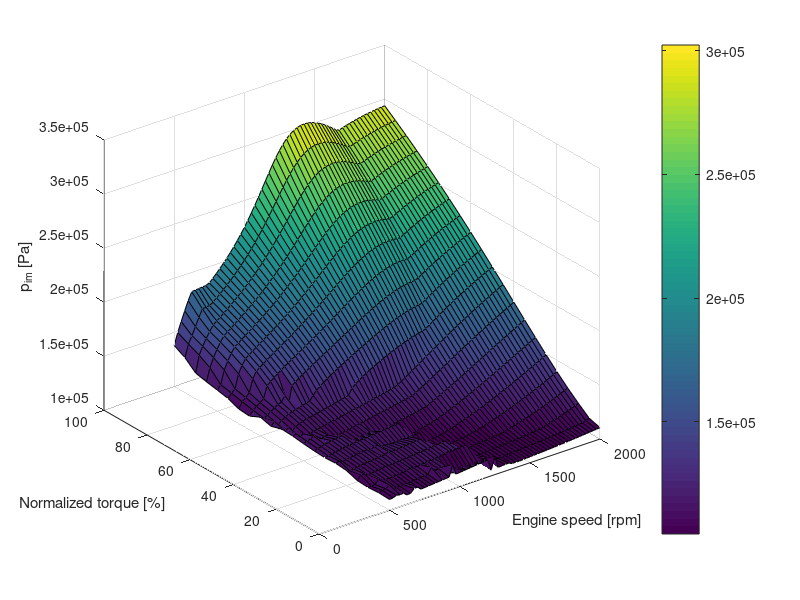
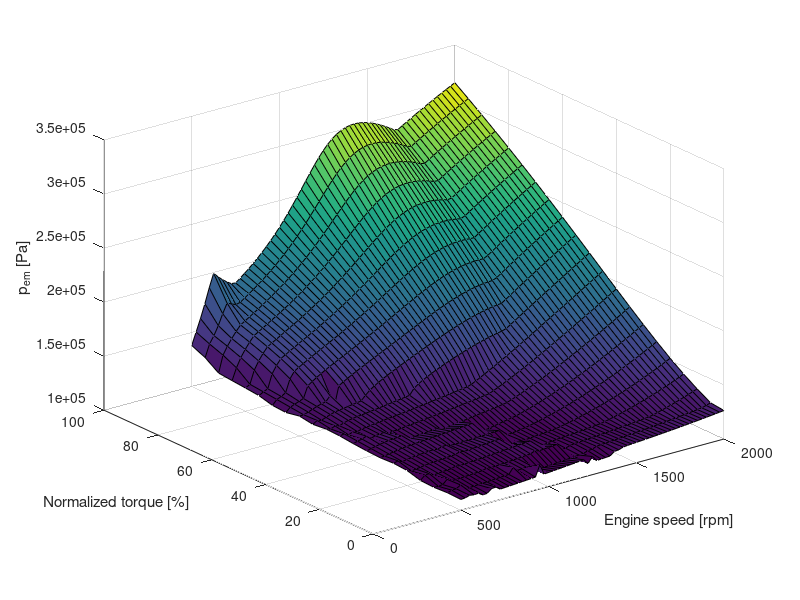
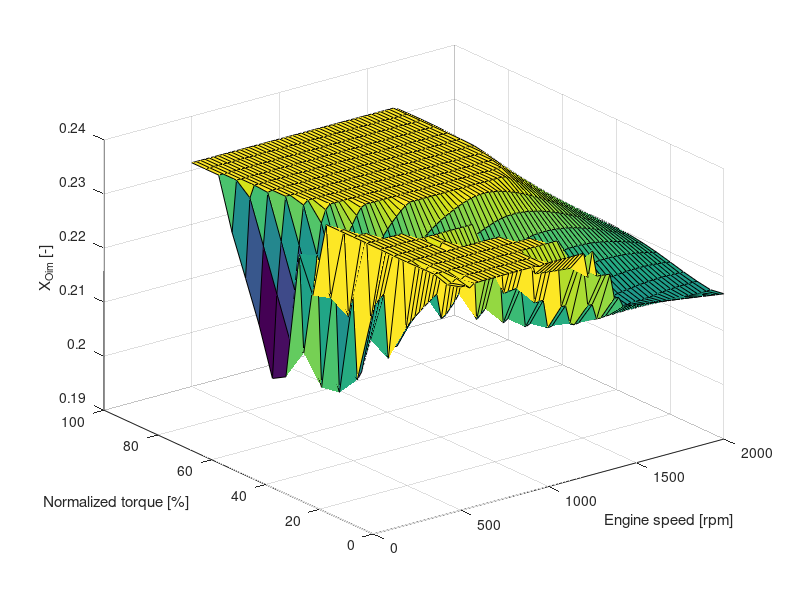
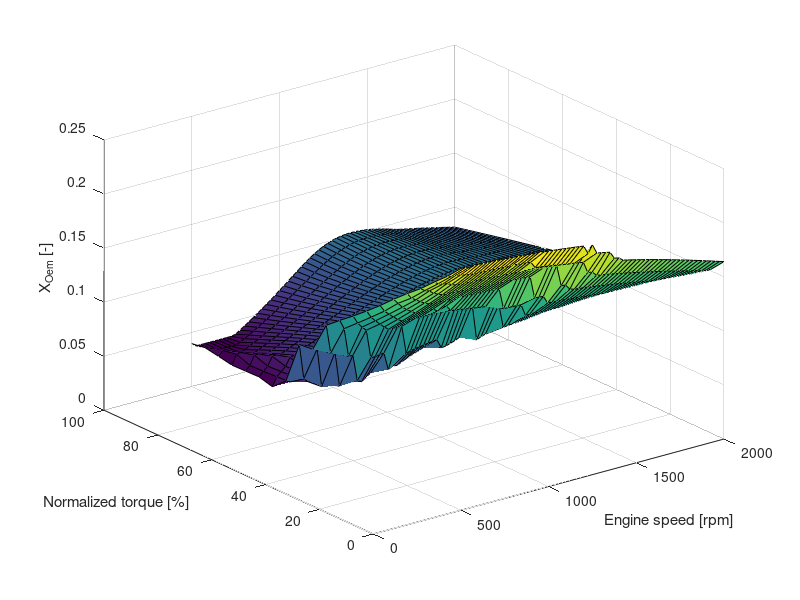

Write MATLAB code to recreate these figures, in order. (Note: this script raises an error after producing the figures.)
%% Load data

load('parameterData')
load('table_data_relaxed')

%% Use find_reference, find_reference_relax and find_reference_relax2

% max_torque_curve
%
% x1_table_data = nan*ones(21, length(N_e));
% x2_table_data = nan*ones(21, length(N_e));
% x3_table_data = nan*ones(21, length(N_e));
% x4_table_data = nan*ones(21, length(N_e));
% x5_table_data = nan*ones(21, length(N_e));
% u1_table_data = nan*ones(21, length(N_e));
% u2_table_data = nan*ones(21, length(N_e));
% u3_table_data = nan*ones(21, length(N_e));
% 
% at = [];
% count = 0;
% 
% for k = 1:length(N_e)
%    
%     Me_max = M_e(k);
%     at_ne = N_e(k);
%     
%     j = 0;
%     for i = 0:5:100
%         Me = i/100*Me_max;
%         
%         j = j + 1;
%         
%         [x_ref, u_ref, flag] = find_reference(Me, at_ne, model);
%         
%         if flag == 1
%             x1_table_data(j, k) = x_ref(1);
%             x2_table_data(j, k) = x_ref(2);
%             x3_table_data(j, k) = x_ref(3);
%             x4_table_data(j, k) = x_ref(4);
%             x5_table_data(j, k) = x_ref(5);
%             u1_table_data(j, k) = u_ref(1);
%             u2_table_data(j, k) = u_ref(2);
%             u3_table_data(j, k) = u_ref(3);
%         else
%             [x_ref, u_ref, flag] = find_reference_relax(Me, at_ne, model);
%             
%              if flag == 1
%                 x1_table_data(j, k) = x_ref(1);
%                 x2_table_data(j, k) = x_ref(2);
%                 x3_table_data(j, k) = x_ref(3);
%                 x4_table_data(j, k) = x_ref(4);
%                 x5_table_data(j, k) = x_ref(5);
%                 u1_table_data(j, k) = u_ref(1);
%                 u2_table_data(j, k) = u_ref(2);
%                 u3_table_data(j, k) = u_ref(3);
%              else
%                 [x_ref, u_ref] = find_reference_relax2(Me, at_ne, model);
%                 
%                 x1_table_data(j, k) = x_ref(1);
%                 x2_table_data(j, k) = x_ref(2);
%                 x3_table_data(j, k) = x_ref(3);
%                 x4_table_data(j, k) = x_ref(4);
%                 x5_table_data(j, k) = x_ref(5);
%                 u1_table_data(j, k) = u_ref(1);
%                 u2_table_data(j, k) = u_ref(2);
%                 u3_table_data(j, k) = u_ref(3);
%                 
%             end
%         end
%     end
% end

%% Plot

load('table_data_relaxed')

M_e_axis = 0:5:100;
n_e_axis = 500:25:2000;

figure
grid on
surf(n_e_axis, M_e_axis, x1_table_data)
xlabel('Engine speed [rpm]')
ylabel('Normalized torque [%]')
zlabel('p_{im} [Pa]')
colorbar

figure
surf(n_e_axis, M_e_axis, x2_table_data)
xlabel('Engine speed [rpm]')
ylabel('Normalized torque [%]')
zlabel('p_{em} [Pa]')

figure
surf(n_e_axis, M_e_axis, x3_table_data)
xlabel('Engine speed [rpm]')
ylabel('Normalized torque [%]')
zlabel('X_{Oim} [-]')

figure
surf(n_e_axis, M_e_axis, x4_table_data)
xlabel('Engine speed [rpm]')
ylabel('Normalized torque [%]')
zlabel('X_{Oem} [-]')

figure
surf(n_e_axis, M_e_axis, x5_table_data)
xlabel('Engine speed [rpm]')
ylabel('Normalized torque [%]')
zlabel('\omega_{t} [rad/s]')

figure
surf(n_e_axis, M_e_axis, u1_table_data)
xlabel('Engine speed [rpm]')
ylabel('Normalized torque [%]')
zlabel('u_\delta [mg/cycle]')

figure
surf(n_e_axis, M_e_axis, u2_table_data)
xlabel('Engine speed [rpm]')
ylabel('Normalized torque [%]')
zlabel('u_{egr} [%]')

figure
surf(n_e_axis, M_e_axis, u3_table_data)
xlabel('Engine speed [rpm]')
ylabel('Normalized torque [%]')
zlabel('u_{vgt} [%]')

%% More plots

[m,n] = size(x1_table_data);
M_e_data = zeros(m,n);
x_dot_data = zeros(m*5,n);
for i = 1:m
    for j = 1:n
        x1 = x1_table_data(i,j);
        x2 = x2_table_data(i,j);
        x3 = x3_table_data(i,j);
        x4 = x4_table_data(i,j);
        x5 = x5_table_data(i,j);
        
        u1 = u1_table_data(i,j);
        u2 = u2_table_data(i,j);
        u3 = u3_table_data(i,j);
        
        x = [x1; x2; x3; x4; x5];
        u = [u1; u2; u3];

        [x_dot, y, ~] = diesel_engine(x, u, n_e_axis(j), model);
        M_e_data(i,j) = y.M_e;
        x_dot_data(i:i+4,j) = x_dot;
    end
end

figure
surf(n_e_axis, M_e_axis, M_e_data)
title('M_e')
grid on

x_dot_titles = ["x1dot", "x2dot", "x3dot", "x4dot", "x5dot"];
for i = 1:5
    figure
    surf(n_e_axis, M_e_axis, x_dot_data(i:5:end, :));
    title(x_dot_titles(i));
end